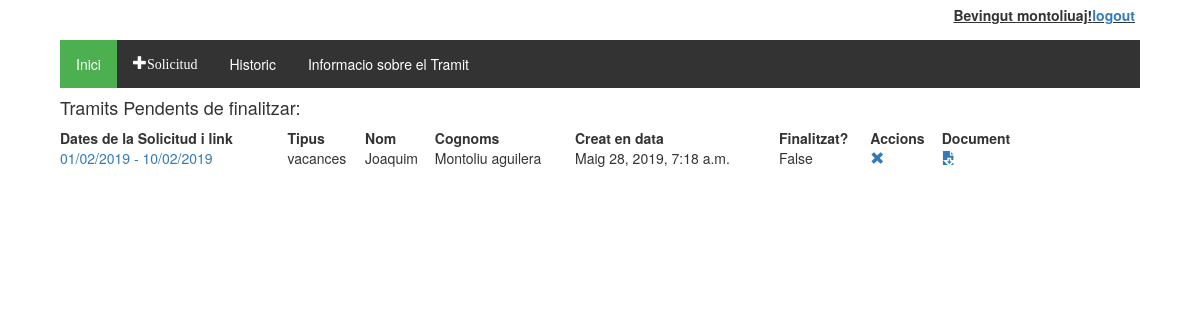
/tramitador/ (signed in), run on an earlier commit of the app's database.
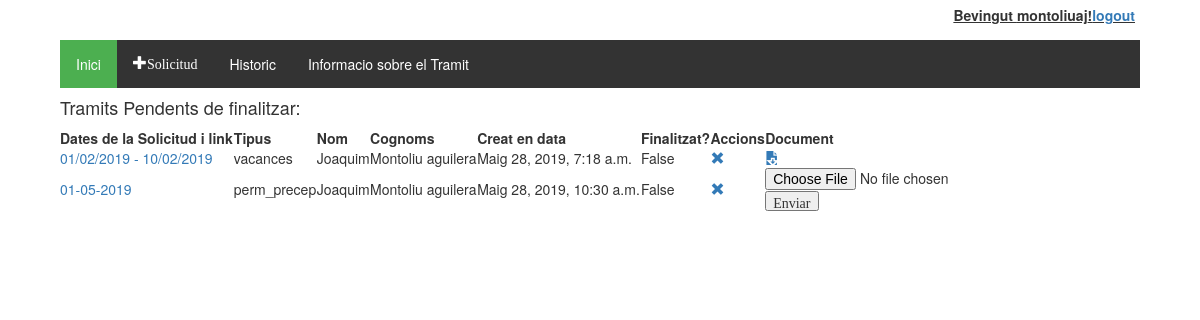
And on a later commit of the database.
### tramitador/models.py (models this page shows, shortened)
class Tramit(models.Model):
    validacio = (
        ('conforme','conforme'),
        ('inconforme','no conforme'),
        ('espera', 'en espera'),
    )
    tipologia = (
        ('vacances', 'Vacances'),
        ('perm_precep', 'Permisos preceptius'),
        ('perm_no_precep', 'Permisos no preceptius'),
        ('asum_p', 'Asumptes personals'),
    )
    treballador = models.ForeignKey(Treballadors, on_delete=models.CASCADE)
    document = models.ForeignKey(Document, on_delete=models.SET_NULL, null=True)
    creat_en = models.DateTimeField(auto_now_add=True)
    modificat_en = models.DateTimeField(auto_now=True)
    data_sol = models.CharField(max_length=250)
    tipus = models.CharField(max_length=40, choices=tipologia, default='asum_p')
    finalitzat = models.BooleanField(default=False)
    """Validacio de RRHH"""
    valRRHH = models.CharField(max_length=7, choices=validacio, default='espera')
    """Validacio del responsable"""
    valResp =  models.CharField(max_length=7, choices=validacio, default='espera')
    """Validacio del Politic"""
    valPol = models.CharField(max_length=7, choices=validacio, default='espera')
    """En cas de voler explicar el motiu"""
    missatge_usuari = models.CharField(max_length=250, null = True, blank=True)
    missatge_responsable = models.CharField(max_length=250, null = True, blank=True)
    """Millores per el admin site"""
    def was_published_recently(self):
        return self.creat_en >= timezone.now() - datetime.timedelta(days=1)
    was_published_recently.admin_order_field = 'creat_en'
    was_published_recently.boolean = True
    was_published_recently.short_description = 'Publicat recentment?'

class Treballadors(AbstractUser):
    tip_areas = (
        ('SE','Serveis Econòmics'),
        ('ST','Serveis Territorials'),
        ('SP','Serveis Personals'),
        ('SC','Seguretat Ciutadana'),
        ('SI','Serveis Interns'),
        ('SO', 'Serveis Organització'),
    )
    """tip_rols = (
        ('treb', 'Treballador'),
        ('resp', 'Responsable'),
        ('pol', 'Politic'),
    )
    tip_estats = (
        ('alta', 'Alta'),
        ('baixa','Baixa'),
    )
    creat_en = models.DateTimeField(auto_now_add=True)
    modificat_en = models.DateTimeField(auto_now=True)"""
    usuari = models.CharField(max_length=20)
    """nom = models.CharField(max_length=20)
    cognoms = models.CharField(max_length=20)
    email = models.CharField(max_length=50)"""
    dni = models.CharField(max_length=20, null = True, blank=True)
    area = models.CharField(max_length=200,choices = tip_areas, default = 'SO')
    """rol = models.CharField(max_length=20, choices = tip_rols, default = 'treb')
    estat = models.CharField(max_length=10, choices = tip_estats, default = 'alta')"""

class Document(models.Model):
    descripcio = models.CharField(max_length=255, blank=True)
    document = models.FileField(upload_to='%Y/%m/')
    pujat_en = models.DateTimeField(auto_now_add=True)
    pujat_per = models.ForeignKey(Treballadors, on_delete=models.CASCADE)

### tramitador/views.py (the view)
def index(request):
    tramits_pendents = Tramit.objects.all().filter(treballador__id=request.user.id).exclude(finalitzat = True)
    context = {'tramits_pendents': tramits_pendents}
    return render(request, 'tramits/index.html', context)

### tramitador/templates/tramits/index.html (shortened to what this page needs)
{% extends 'tramits/base.html' %}
{% block content %}
  {% if tramits_pendents %}
  <h4>Tramits Pendents de finalitzar:</h4>
  <div id="main_table">
    <table>
      <tr>
        <th>Dates de la Solicitud i link</th><th>Tipus</th><th>Nom</th><th>Cognoms</th><th>Creat en data</th><th>Finalitzat?</th><th>Accions</th><th>Document</th>
      </tr>
      {% for tramit in tramits_pendents %}
      <tr>
        <td><a href="{% url 'tramit_detall' tramit.id %}">{{tramit.data_sol}}</a></td><td>{{tramit.tipus}}</td><td>{{tramit.treballador.first_name}}</td><td>{{tramit.treballador.last_name}}</td>
        <td>{{tramit.creat_en}}</td><td>{{tramit.finalitzat}}</td><td><a href="{% url 'tramit_eliminar' tramit.id %}" class="glyphicon glyphicon-remove"></a></td>
        <td>
          {% if tramit.document %}
            <a href='{{ tramit.document.document.url }}' class="glyphicon glyphicon-save-file"></a>
          {% else %}
            <input type="file"  data-tramit="{{tramit.pk}}" />
            <input type="button" class="glyphicon glyphicon-open-file" value="Enviar" id="pujar"/>
          {% endif %}</td>
      </tr>
      {% endfor %}
    </table>
    </div>
    {% else %}
      <p>No hi han tramits recents...</p>
  {% endif %}
{% endblock %}

What changed in the data, as far as the page shows it:
added Tramit: data_sol "01-05-2019", tipus "perm_precep", treballador.first_name "Joaquim", treballador.last_name "Montoliu aguilera", creat_en "Maig 28, 2019, 10:30 a.m.", finalitzat "False"
